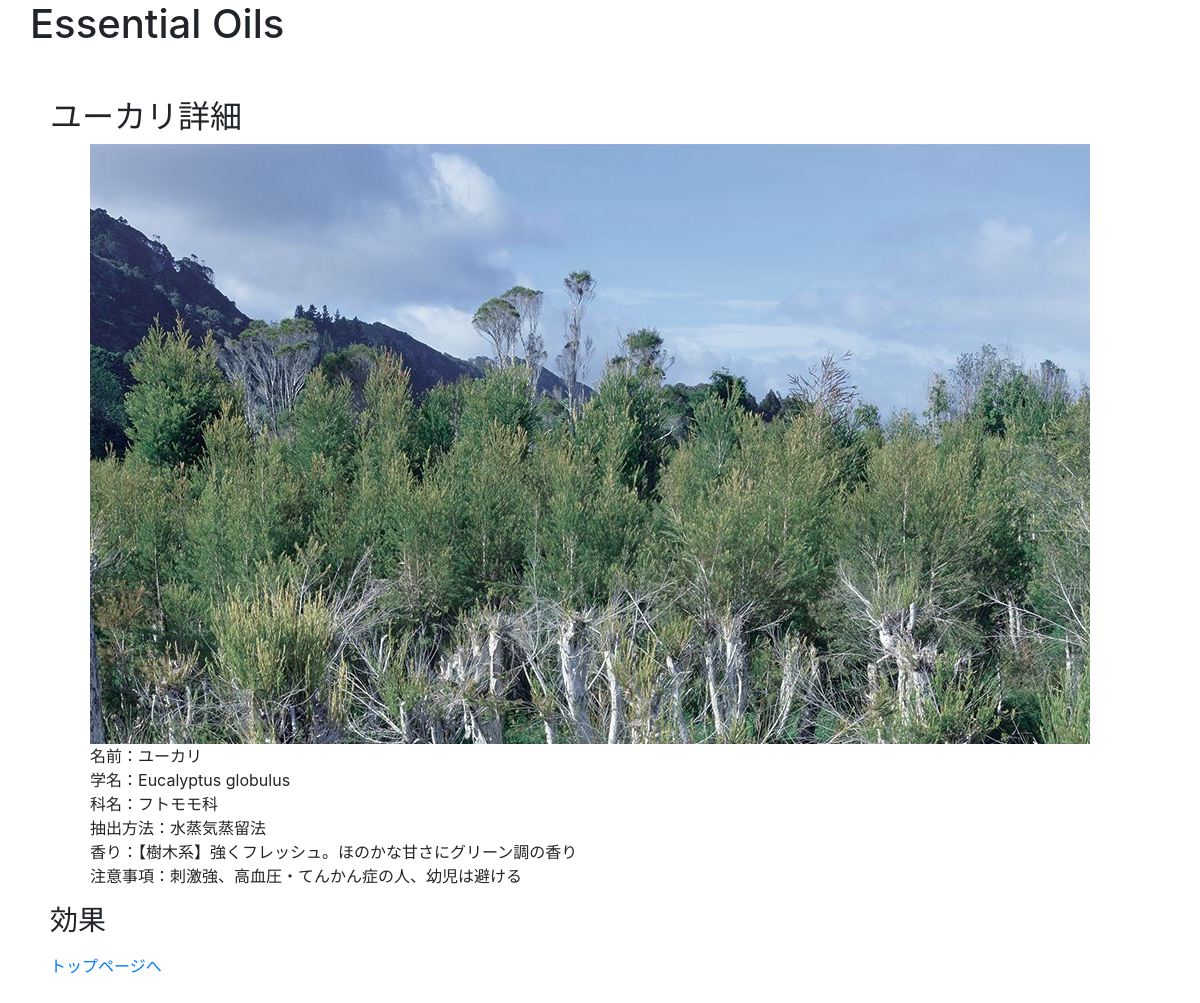
Before: /oil_detail.php?id=11 with the older database file.
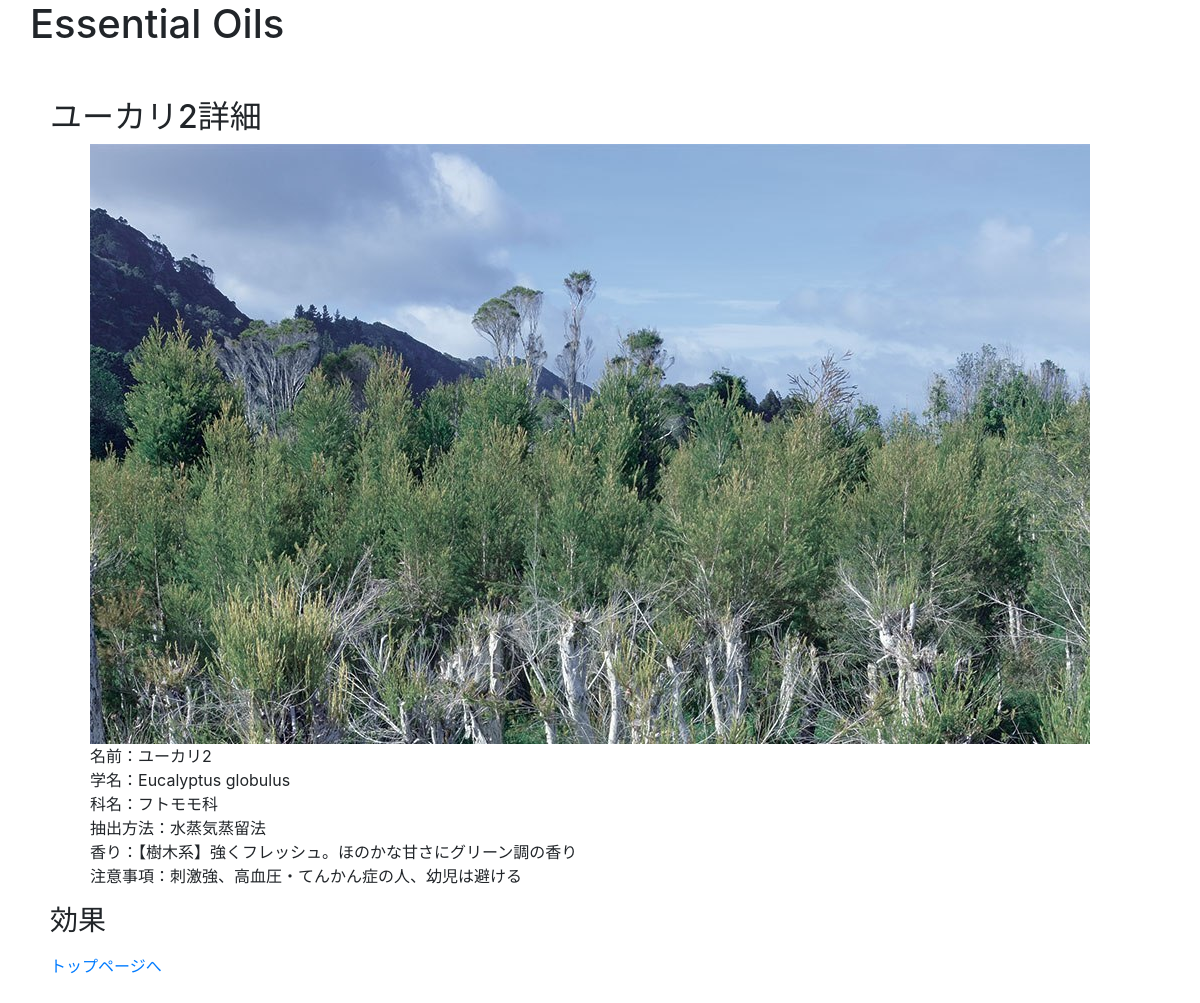
After: the same page with the newer database file.
### tables this page shows
CREATE TABLE `essential_oils` (
  `id` int(11) NOT NULL AUTO_INCREMENT,
  `name` varchar(255) NOT NULL,
  `scientific_name` varchar(255) NOT NULL,
  `plant_name` varchar(255) NOT NULL,
  `extraction` varchar(255) NOT NULL,
  `aroma` varchar(255) NOT NULL,
  `caution` varchar(255) NOT NULL,
  `english_name` varchar(255) NOT NULL,
  `user_id` int(11) NOT NULL,
  `image` varchar(255) NOT NULL,
  `created_at` timestamp NOT NULL DEFAULT CURRENT_TIMESTAMP,
  PRIMARY KEY (`id`),
  UNIQUE KEY `name` (`name`),
  KEY `user_id` (`user_id`),
  CONSTRAINT `essential_oils_ibfk_1` FOREIGN KEY (`user_id`) REFERENCES `users` (`id`) ON DELETE CASCADE ON UPDATE CASCADE
);

### oil_detail.php (called while the page is built, shortened)
<?php
    require_once 'DAOs/OilDAO.php';
    $id = $_GET['id'];
    $oil = OilDAO::find($id);
    include_once 'views/oil_detail_view.php';

### DAOs/OilDAO.php (called while the page is built, shortened)
<?php
    class OilDAO extends DAO{
        public static function find($id){
             try{
                $pdo = self::get_connection();
                $stmt = $pdo->prepare('SELECT * FROM essential_oils WHERE id=:id');
                $stmt->bindValue(':id', $id, PDO::PARAM_INT);
                $stmt->execute();
                $stmt->setFetchMode(PDO::FETCH_CLASS|PDO::FETCH_PROPS_LATE, 'Oil');
                $oil = $stmt->fetch();
            }catch(PDOException $e){
            }finally{
                self::close_connection($pdo, $stmt);
            }
            return $oil;
        }
    }

### views/oil_detail_view.php (the view, shortened to what this page needs)
<!DOCTYPE html>
<html lang="ja">
    <head>
        <link rel="stylesheet" href="https://stackpath.bootstrapcdn.com/bootstrap/4.3.1/css/bootstrap.min.css">
        <link rel="stylesheet" href="css/style.css">
    </head>
    <body>
        <h1>Essential Oils</h1>
        <div class="essential_oils">
            <h2><?= $oil->name ?>詳細</h2>
            <ul>
                <li><img src="<?= $oil->image ?>"></li>
                <li>名前：<?= $oil->name ?></li>
                <li>学名：<?= $oil->scientific_name ?></li>
                <li>科名：<?= $oil->plant_name ?></li>
                <li>抽出方法：<?= $oil->extraction ?></li>
                <li>香り：<?= $oil->aroma ?></li>
                <li>注意事項：<?= $oil->caution ?></li>
            </ul>
            <h3>効果</h3>
            <p1><a href="index.php">トップページへ</a></p1>
        </div>
    </body>
</html>

Changed rows visible on the page:
changed essential_oils "Eucalyptus globulus": name "ユーカリ" → "ユーカリ2"
